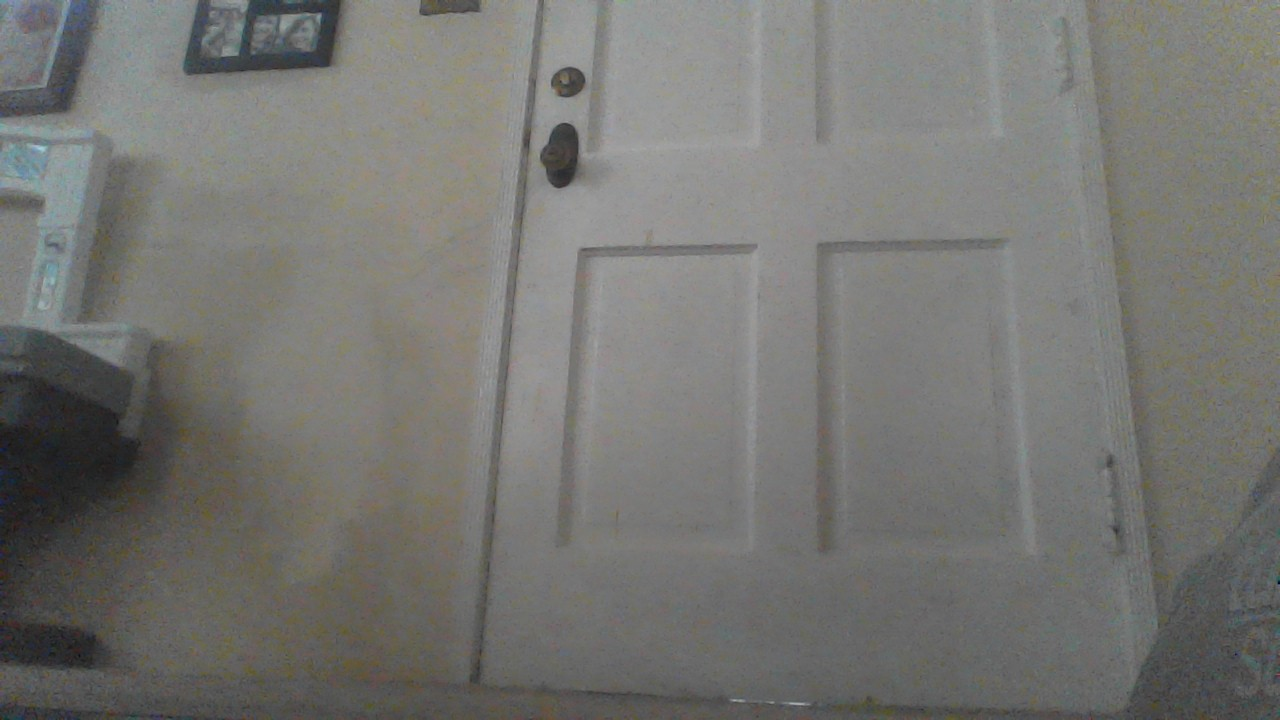
#> input picture images/no_hand.JPG, 1280 x 720 px, found by its file name
$ jupyter execute --allow-errors dummy.ipynb
#> lines starting #> are read from the running program, lines starting #| are printed output that depends on the picture; after the words box and inside, x2 and y2 are one past the last pixel; in counts of white or black regions, pixels touching at a corner belong together
[cell 1]
import cv2
import imutils
import numpy as np
import matplotlib.pyplot as plt
from sklearn.metrics import pairwise

## Extract Background
### Running Average
This will be used  the segment the foreground from the background

[cell 2]
# read in images
background = cv2.imread("images/no_hand.jpg")
#> background is the input picture: shape (720, 1280, 3); mean B, G, R 113.8, 117.3, 117.4
foreground = cv2.imread("images/yes_hand.jpg")
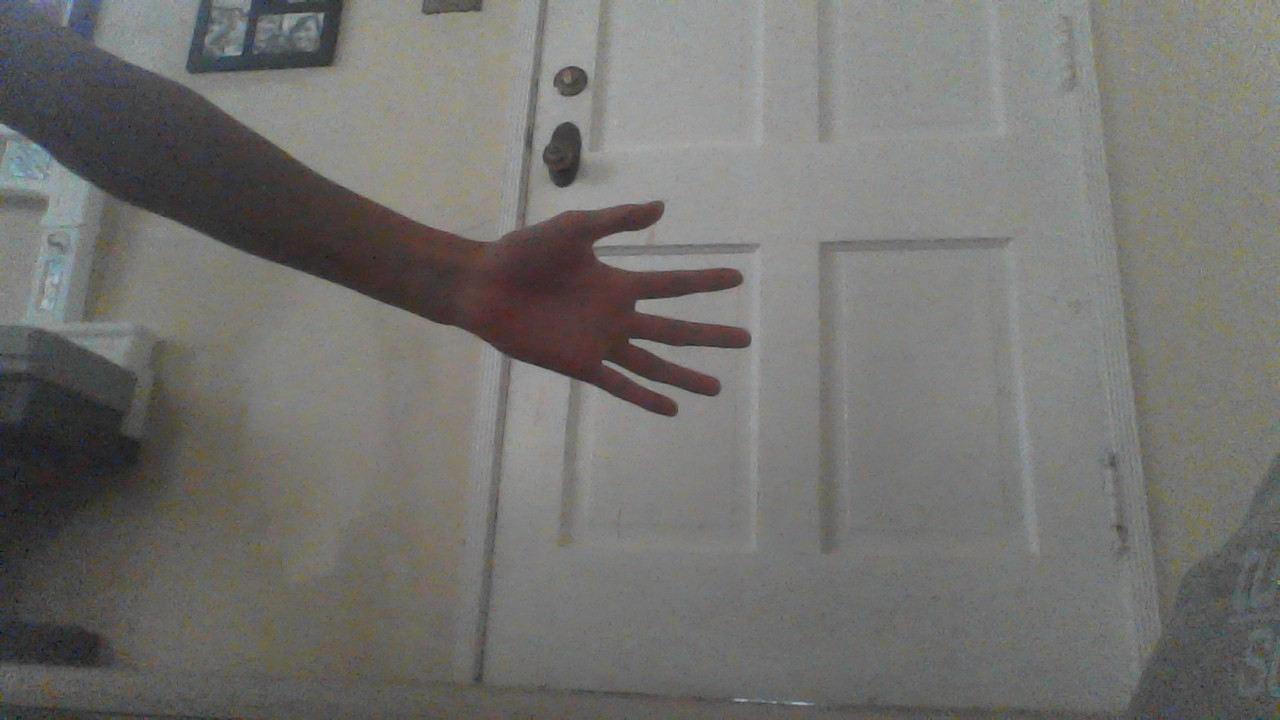
#> input picture images/yes_hand.JPG, 1280 x 720 px, found by its file name
#> foreground is the input picture: shape (720, 1280, 3); mean B, G, R 111.1, 114.1, 115.1

# turn to garyscale because color isn't important for this
gray_back = cv2.cvtColor(background, cv2.COLOR_BGR2GRAY)
gray_fore = cv2.cvtColor(foreground, cv2.COLOR_BGR2GRAY)

# blur to smooth things out
gray_back = cv2.GaussianBlur(gray_back, (7, 7), 0)
gray_fore  = cv2.GaussianBlur(gray_fore, (7, 7), 0)

plt.imshow(gray_back, cmap='gray')
plt.show()

plt.imshow(gray_fore, cmap='gray')
plt.show()

[cell 3]
gray_back.shape # its an array of 720 rows, 1280 columns, and 3 layers/channels
#> Out = (720, 1280)

[cell 4]
# change to float, doesn't work with int
average = cv2.accumulateWeighted(gray_back.astype("float"), gray_back.astype("float"), 0.5)
display(average.shape) # still the same dimensions

[cell 5]
# manual calculation of accumulateWeighted
manual_average = ((1-0.5)*gray_back) + (0.5 * gray_back)
print((manual_average == average).all()) # exactly the same
#| True
print((average == gray_back).all()) # since we used the same image, the average should just be background
#| True

[cell 6]
plt.imshow(average.astype("int"), cmap='gray') # change back to int because it used to be float and imshow requires range 0-255 ints
plt.show()
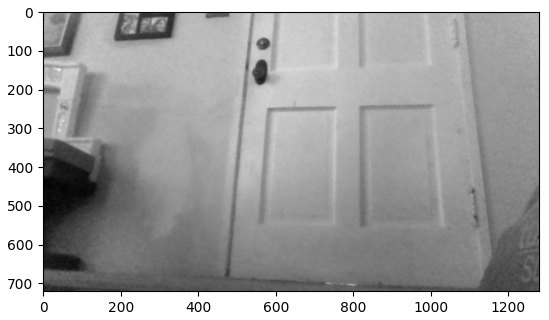
#> figure drawn by matplotlib, 1 panel

### Background Subtraction

[cell 7]
# calculate the difference between background and foreground
diff = cv2.absdiff(gray_back, gray_fore)
print(diff[:5,:5,])
#| [[46 46 45 45 44]
#|  [45 46 45 45 44]
#|  [44 44 44 44 43]
#|  [41 41 41 41 40]
#|  [37 38 37 37 36]]
plt.imshow(diff, cmap='gray')
plt.show()

manual_diff = abs(gray_back - gray_fore) # different because cv2.absdiff performs saturation
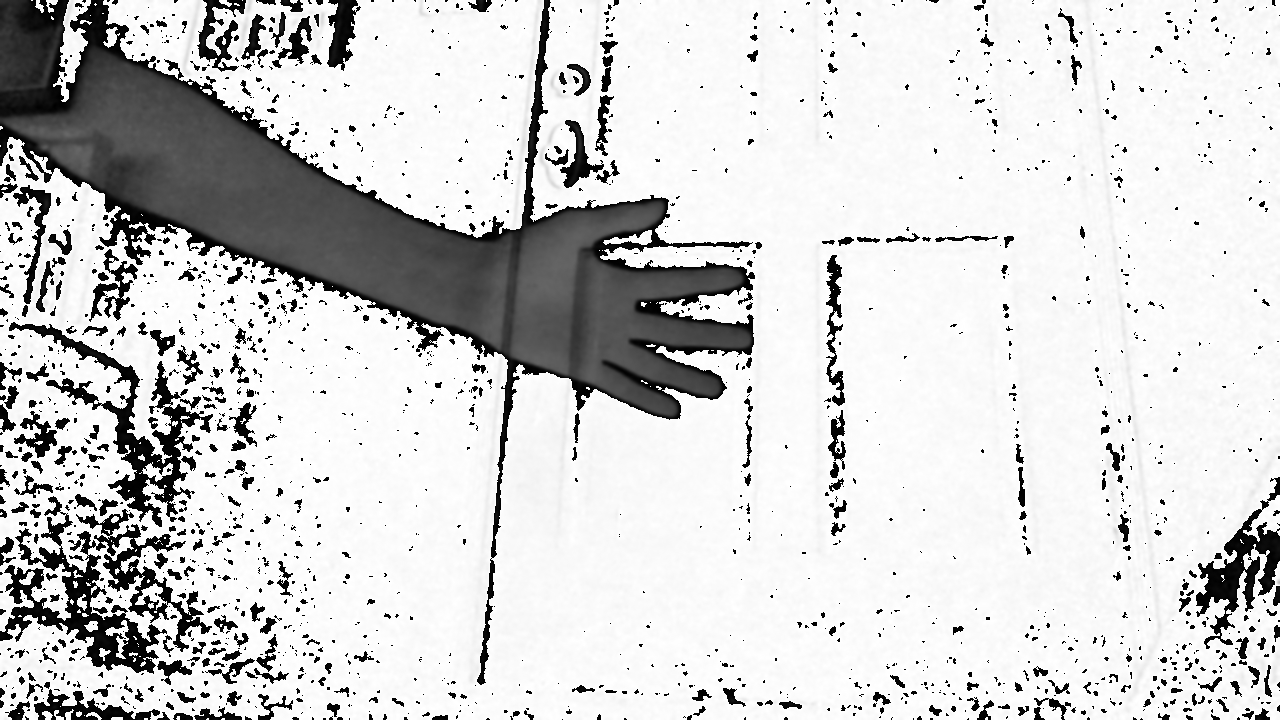
#> manual_diff: shape (720, 1280); min 0, max 255, mean 209.6
plt.imshow(manual_diff, cmap='gray')
plt.show()

Here we see that pixels with more similar values are darker than non-similar values
### Threshold
Any pixel that is over the threshold turns white. Since we did background substraction, the foreground should
have the highest values and thus be white.

[cell 8]
threshold = cv2.threshold(diff, 23, maxval=255, type=cv2.THRESH_BINARY)[1] # this returns a tuple (threshold, thresholded image)
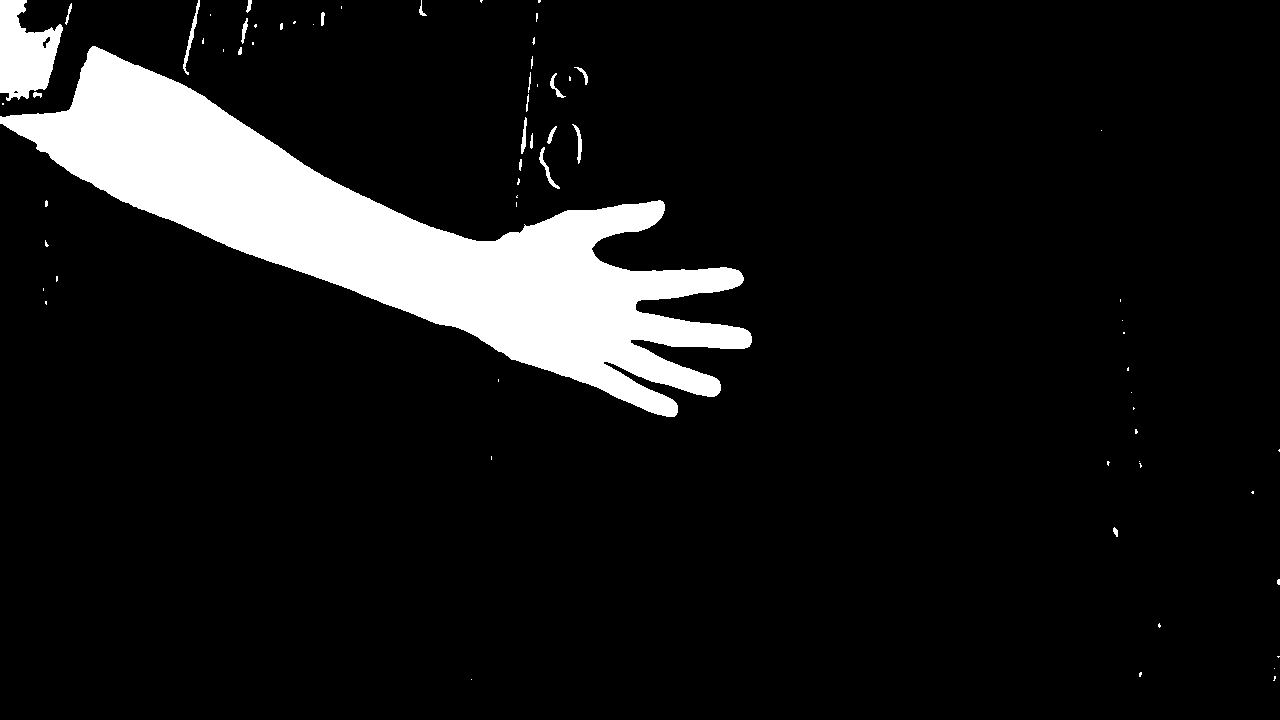
#> threshold: shape (720, 1280); 9.6% white; 68 white regions (46 under 20 px), largest, box (x1, y1, x2, y2) and area: (0, 46, 752, 417) 82239, (0, 0, 63, 101) 4091, (183, 0, 200, 75) 243

plt.imshow(threshold, cmap='gray')
plt.show()

### Create an Arbitrary Region of Intrest
Create a rectangle than encloses the hand

[cell 9]
top, bottom, left, right = 170, 450, 450, 780
roi = threshold[top:bottom, left:right]
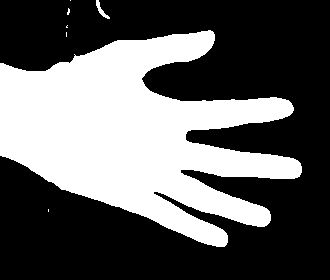
#> roi: shape (280, 330); 37.9% white; 7 white regions (5 under 20 px)
plt.imshow(roi, cmap='gray')
plt.show()
#cv2.rectangle(clone, (left, top), (right, bottom), (0,255,0), 2)

### Contour
Extract the contour to find the convex hull, which will then be used to create a circle than "represents" the hand

[cell 10]
shift = np.array([left,top], ndmin=3)

[cell 11]
# find contours from our threshold image
# contours is a list of contours, but we don't want all the contours, we just want the biggest because we assume that's the hand.
contours, hierarchy = cv2.findContours(roi, cv2.RETR_EXTERNAL, cv2.CHAIN_APPROX_SIMPLE) # returns the tuple (contours, hierarchy)
#> contours = 7 contours, 5 with area under 20; largest, box (x1, y1, x2, y2) and area: (0, 30, 302, 247) 34142, (96, 0, 110, 19) 58

# retrieves largest contour from contours
biggest_contour = max(contours, key=cv2.contourArea)
#> biggest_contour = contour of 672 points, box (x1, y1, x2, y2) (0, 30, 302, 247), area 34142

shifted_contours = [contours[i] + shift for i in range(len(contours))]
#> shifted_contours = 7 items

# draw all contours
f_cpy = foreground.copy()
cv2.drawContours(f_cpy, shifted_contours, -1, (0,255,0), 4) # we draw the contours on a copy of the foreground image
plt.imshow(f_cpy)
plt.show()

# draw the biggest contour
f_cpy = foreground.copy()
cv2.drawContours(f_cpy, biggest_contour+np.array([450,170], ndmin=3) , -1, (0,255,0), 4)  # we draw the contours on a copy of the foreground image
plt.imshow(f_cpy)
plt.show()

### Convex Hull

[cell 12]
convex_hull = cv2.convexHull(biggest_contour, False)
#> convex_hull = contour of 19 points, box (x1, y1, x2, y2) (0, 30, 302, 247), area 47266
# use old image
cv2.drawContours(f_cpy, [convex_hull+np.array([450,170], ndmin=3)], -1, (255,0,0), 2) # put convex_hull into a list in order to draw convex hull
cv2.drawContours(f_cpy, convex_hull+np.array([450,170], ndmin=3), -1, (255,0,255), 10) # if not in list, gives points that define convex hull
plt.imshow(f_cpy)
plt.show()

### Obtain Extreme Points of Convex Hull
The extreme points will be used to create the circle

[cell 13]
# y-axis is the second layer
extreme_top = convex_hull[convex_hull[:,:,1].argmax()][0][1]
#> extreme_top = 246
extreme_bottom = convex_hull[convex_hull[:,:,1].argmin()][0][1]
#> extreme_bottom = 30

# x-axis is the first layer
extreme_right = convex_hull[convex_hull[:,:,0].argmax()][0][0]
#> extreme_right = 301
extreme_left = convex_hull[convex_hull[:,:,0].argmin()][0][0]
#> extreme_left = 0

print("Extreme Top:", extreme_top)
#| Extreme Top: 246
print("Extreme Bottom:",extreme_bottom)
#| Extreme Bottom: 30
print("Extreme Right:", extreme_right)
#| Extreme Right: 301
print("Extreme Left:",extreme_left)
#| Extreme Left: 0

[cell 14]
extreme_index = []
for k in [0,1]:
    extreme_index.append(convex_hull[:,:,k].argmax())
    extreme_index.append(convex_hull[:,:,k].argmin())
#> after the loop, extreme_index = [5, 15, 10, 0]

for i in extreme_index:
    cv2.drawContours(f_cpy, convex_hull+shift, i, (255,255,0), 20) # no copy, add onto previous image
#> this loop made 4 passes
#> i on passes 1 to 4: 5, 15, 10, 0
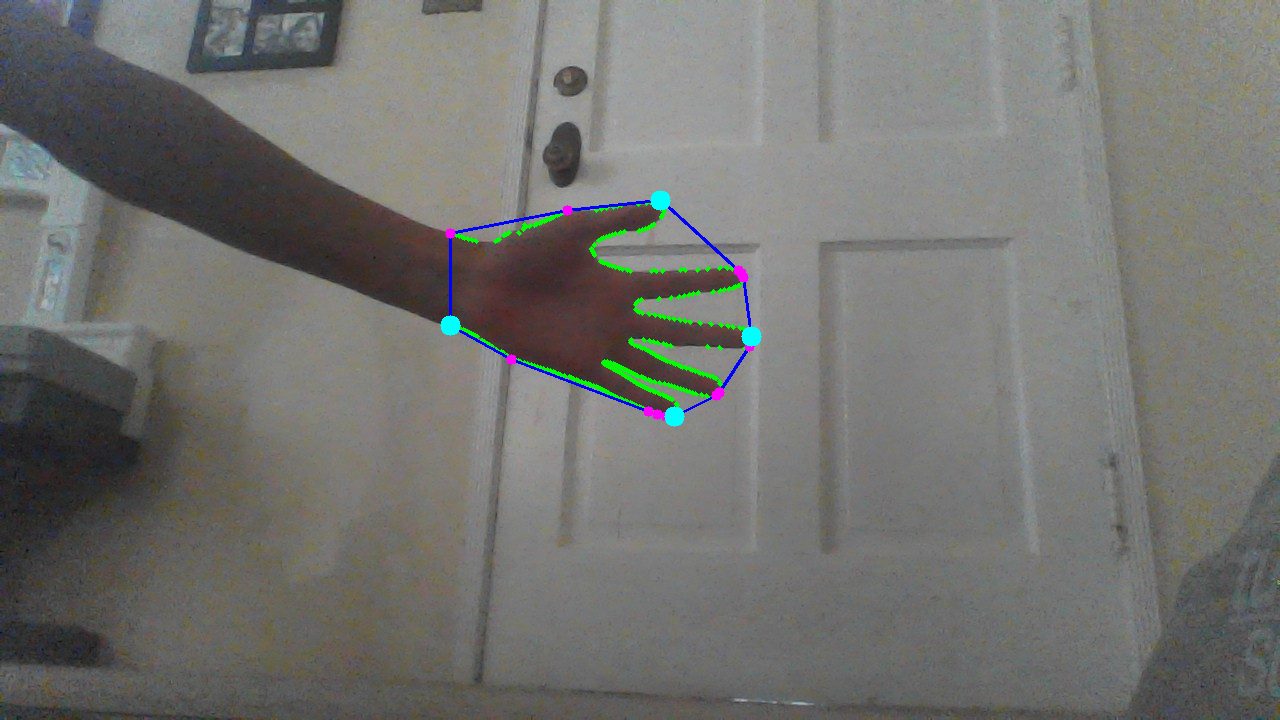
#> f_cpy: shape (720, 1280, 3); mean B, G, R 111.3, 114.6, 114.3

plt.imshow(f_cpy)
plt.show()

### Find Center of Palm
To eventually create a circle around the hand

[cell 15]
cX = int((extreme_left + extreme_right) / 2)
#> cX = 150
cY = int((extreme_top + extreme_bottom) / 2)
#> cY = 138
cX,cY
#> Out = (150, 138)

#> (a cell that did not finish here is left out)

### Make Circle of Hand
This circle will be used as a mask to find parts of the hand the overlap with it

[cell 17]
# calculate distance from center to extreme distances (yellow)
distances = pairwise.euclidean_distances([(cX,cY)], (convex_hull[extreme_index])[:,0,:])
#> distances = [[153.6, 151, 130.9, 123.5]]
distances
#> Out = [[153.6, 151, 130.9, 123.5]]

[cell 18]
# use largest distance to create circle
largest_dist = distances[0][distances[0].argmax()]
#> largest_dist = 153.6
radius = int(largest_dist*0.72)
#> radius = 110

#> (the rest of this cell did not finish here and is left out)

[cell 19]
black = np.zeros(roi.shape[:2], dtype="uint8") # creates and array the same shape and roi filled with zeros
circular_roi = black.copy()
cv2.circle(circular_roi, (cX, cY), radius, 255, 1) # draws white circle on the black background
#> circular_roi: shape (280, 330); 0.67% white in thin lines or dots, all inside (x1, y1, x2, y2) = (40, 28, 261, 249)
plt.imshow(circular_roi, cmap='gray')
plt.show()

#reminder of what roi looks like
plt.imshow(roi, cmap='gray')
plt.show()

[cell 20]
# only show the circle that overlaps the hand
circular_roi = cv2.bitwise_and(roi, roi, mask=circular_roi)
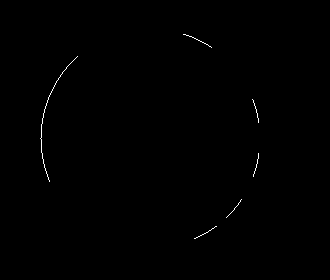
#> circular_roi: shape (280, 330); 0.27% white in thin lines or dots, all inside (x1, y1, x2, y2) = (40, 34, 259, 239)
plt.imshow(circular_roi, cmap='gray')
plt.show()

### Count Fingers
The contours seen above represent areas where the circle and hand intersects. We see that it intersects the 5 fingers and wrist. We just need to count up the contours minus the wrist

[cell 21]
# find the contours
(finger_contours, _) = cv2.findContours(circular_roi, cv2.RETR_EXTERNAL, cv2.CHAIN_APPROX_NONE)
#> finger_contours = 6 contours, all with area under 20
len(finger_contours) # fingers contain part of the wrist, so we may need to remove it somehow
#> Out = 6

[cell 22]
# count the contours that is not the wrist and not too big
# (fingers should only take up a small ammount of the circumfrance)
circumference = radius * np.pi * 2
#> circumference = 691.2

# initialize count
count = 0

for cnt in finger_contours:
    if cv2.arcLength(cnt,False) < (0.20 * circumference):
        count += 1
#> this loop made 6 passes
#> after the loop, count = 5

print("Number of Fingers:", count)
#| Number of Fingers: 5
